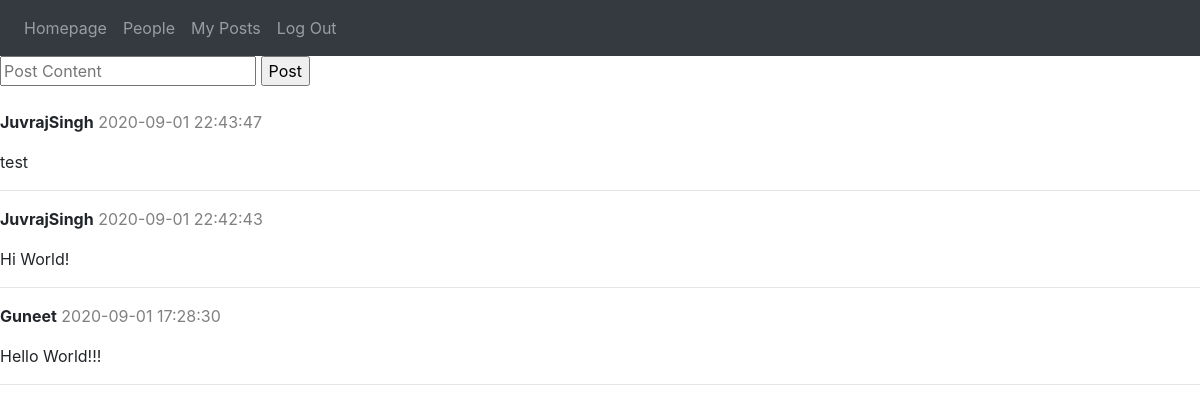
Page / (signed in) on the earlier database version.
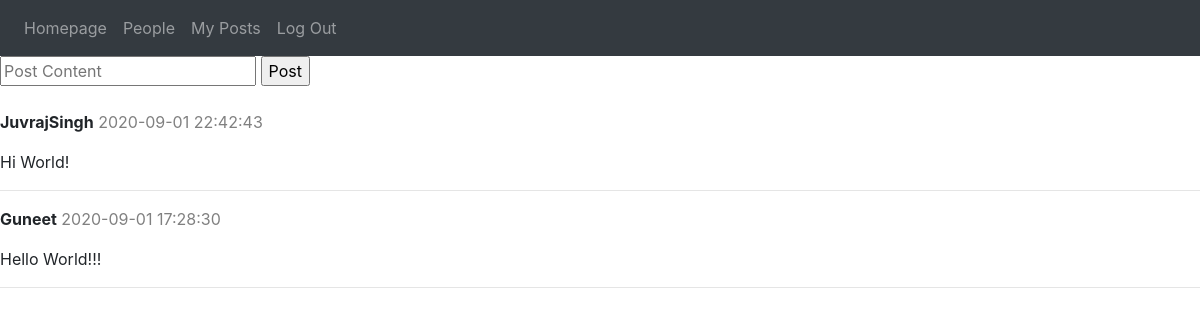
Same page on the later database version.
### tables this page shows
CREATE TABLE posts (
		id INTEGER PRIMARY KEY AUTOINCREMENT NOT NULL,
		name TEXT NOT NULL,
		content TEXT NOT NULL,
		posted DATETIME NOT NULL DEFAULT CURRENT_TIMESTAMP
);

### application.py (the view)
@app.route("/", methods=["GET", "POST"])
@login_required
def index():
    if request.method == "POST":
        post = request.form.get("post")
        if not post:
            return apology("Please enter something to post")
        createPost(post)
    posts = getPosts()
    posts.reverse()
    return render_template("index.html", posts=posts)

### models.py (called while the page is built)
def initialise(option, connection=False):
    con = sql.connect(path.join(ROOT, "socialMedia.db"))
    if option == 2:
        con.row_factory = sql.Row
        cur = con.cursor()
        if connection == False:
            return cur
        else:
            return cur, con
    else:
        cur = con.cursor()
        if option == 1:
            if connection == False:
                return cur
            else:
                return cur, con
        user_id = session["user_id"]
        if connection == False:
            return cur, user_id
        else:
            return cur, user_id, con

def login_required(f):
    @wraps(f)
    def decorated_function(*args, **kwargs):
        if session.get("user_id") is None:
            return redirect("/login")
        return f(*args, **kwargs)
    return decorated_function

def getPosts():
    cur, user_id = initialise(3)
    cur.execute("SELECT username FROM users WHERE id = ?", [user_id])
    name = cur.fetchall()[0][0]
    cur.execute("SELECT * FROM posts WHERE name IN (SELECT following FROM followers WHERE user = ?) OR name = ?", (name, name))
    posts = cur.fetchall()
    return posts

### templates/index.html (shortened to what this page needs)
{% extends "layout.html" %}
{% block main %}
    <form action="/" method="post">
        <input placeholder="Post Content" name="post">
        <input type="submit" value="Post">
    </form>
    <br>
    {% for post in posts %}
        <div>
            <p>
                <b>{{ post[1] }}</b>
                <span class="datetime">{{ post[3] }}</span>
            </p>
            <p>{{ post[2] }}</p><hr>
        </div>
    {% endfor %}
{% endblock %}

### templates/layout.html (shortened to what this page needs)
<!DOCTYPE html>
<html lang="en">
    <head>
        <link rel="stylesheet" href="https://stackpath.bootstrapcdn.com/bootstrap/4.5.2/css/bootstrap.min.css">
        <link href="/static/style.css" rel="stylesheet">
    </head>
    <body>
        <nav class="navbar navbar-expand-lg navbar-dark bg-dark">
            {% if session.user_id %}
                <div class="collapse navbar-collapse" id="navbarNavAltMarkup">
                    <div class="navbar-nav">
                        <a class="nav-link" href="/">Homepage</a>
                        <a class="nav-link" href="/people">People</a>
                        <a class="nav-link" href="/myPosts">My Posts</a>
                        <a class="nav-link" href="/logout">Log Out</a>
                    </div>
                </div>
            {% endif %}
        </nav>
        {% block main %}{% endblock %}
    </body>
</html>

### static/style.css (style rules this page uses)
.datetime { color: grey; }

Differences in the rows shown:
removed posts: name "JuvrajSingh", posted "2020-09-01 22:43:47", content "test"
